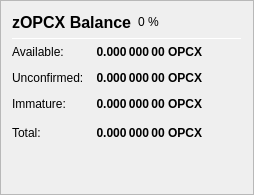
                   <widget class="QFrame" name="frame_ZerocoinBalances">
                    <property name="frameShape">
                     <enum>QFrame::StyledPanel</enum>
                    </property>
                    <property name="frameShadow">
                     <enum>QFrame::Raised</enum>
                    </property>
                    <layout class="QVBoxLayout" name="verticalLayout_7">
                     <item>
                      <layout class="QHBoxLayout" name="horizontalLayout_8" stretch="0">
                       <item>
                        <widget class="QLabel" name="label_5z_3">
                         <property name="minimumSize">
                          <size>
                           <width>0</width>
                           <height>20</height>
                          </size>
                         </property>
                         <property name="font">
                          <font>
                           <pointsize>12</pointsize>
                           <weight>75</weight>
                           <bold>true</bold>
                          </font>
                         </property>
                         <property name="text">
                          <string>zOPCX Balance</string>
                         </property>
                        </widget>
                       </item>
                       <item>
                        <widget class="QLabel" name="labelzPIVPercent">
                         <property name="text">
                          <string notr="true">0 %</string>
                         </property>
                        </widget>
                       </item>
                       <item>
                        <spacer name="horizontalSpacer_11">
                         <property name="orientation">
                          <enum>Qt::Horizontal</enum>
                         </property>
                         <property name="sizeHint" stdset="0">
                          <size>
                           <width>40</width>
                           <height>20</height>
                          </size>
                         </property>
                        </spacer>
                       </item>
                      </layout>
                     </item>
                     <item>
                      <widget class="Line" name="line_ZerocoinBalance">
                       <property name="minimumSize">
                        <size>
                         <width>0</width>
                         <height>1</height>
                        </size>
                       </property>
                       <property name="maximumSize">
                        <size>
                         <width>16777215</width>
                         <height>1</height>
                        </size>
                       </property>
                       <property name="orientation">
                        <enum>Qt::Horizontal</enum>
                       </property>
                      </widget>
                     </item>
                     <item>
                      <layout class="QGridLayout" name="gridLayout_5">
                       <property name="spacing">
                        <number>12</number>
                       </property>
                       <item row="1" column="0">
                        <widget class="QLabel" name="labelzBalanceMatureText">
                         <property name="toolTip">
                          <string>Mature: more than 20 confirmation and more than 3 mints of the same denomination after it was minted.
These zOPCX are spendable.</string>
                         </property>
                         <property name="text">
                          <string>Available:</string>
                         </property>
                        </widget>
                       </item>
                       <item row="1" column="1">
                        <widget class="QLabel" name="labelzBalanceMature">
                         <property name="font">
                          <font>
                           <weight>75</weight>
                           <bold>true</bold>
                          </font>
                         </property>
                         <property name="toolTip">
                          <string>Mature: more than 20 confirmation and more than 3 mints of the same denomination after it was minted.
These zOPCX are spendable.</string>
                         </property>
                         <property name="text">
                          <string notr="true">0.000 000 00 OPCX</string>
                         </property>
                         <property name="alignment">
                          <set>Qt::AlignRight|Qt::AlignTrailing|Qt::AlignVCenter</set>
                         </property>
                        </widget>
                       </item>
                       <item row="2" column="0">
                        <widget class="QLabel" name="labelzBalanceUnconfirmedText">
                         <property name="toolTip">
                          <string>Unconfirmed: less than 20 confirmations
Immature: confirmed, but less than 3 mints of the same denomination after it was minted</string>
                         </property>
                         <property name="text">
                          <string>Unconfirmed:</string>
                         </property>
                        </widget>
                       </item>
                       <item row="2" column="1">
                        <widget class="QLabel" name="labelzBalanceUnconfirmed">
                         <property name="font">
                          <font>
                           <weight>75</weight>
                           <bold>true</bold>
                          </font>
                         </property>
                         <property name="toolTip">
                          <string>Unconfirmed: less than 20 confirmations
Immature: confirmed, but less than 3 mints of the same denomination after it was minted</string>
                         </property>
                         <property name="text">
                          <string notr="true">0.000 000 00 OPCX</string>
                         </property>
                         <property name="alignment">
                          <set>Qt::AlignRight|Qt::AlignTrailing|Qt::AlignVCenter</set>
                         </property>
                        </widget>
                       </item>
                       <item row="3" column="0">
                        <widget class="QLabel" name="labelzBalanceImmatureText">
                         <property name="toolTip">
                          <string>Unconfirmed: less than 20 confirmations
Immature: confirmed, but less than 3 mints of the same denomination after it was minted</string>
                         </property>
                         <property name="text">
                          <string>Immature:</string>
                         </property>
                        </widget>
                       </item>
                       <item row="3" column="1">
                        <widget class="QLabel" name="labelzBalanceImmature">
                         <property name="font">
                          <font>
                           <weight>75</weight>
                           <bold>true</bold>
                          </font>
                         </property>
                         <property name="toolTip">
                          <string>Unconfirmed: less than 20 confirmations
Immature: confirmed, but less than 3 mints of the same denomination after it was minted</string>
                         </property>
                         <property name="text">
                          <string notr="true">0.000 000 00 OPCX</string>
                         </property>
                         <property name="alignment">
                          <set>Qt::AlignRight|Qt::AlignTrailing|Qt::AlignVCenter</set>
                         </property>
                        </widget>
                       </item>
                       <item row="4" column="0">
                        <widget class="QLabel" name="labelzBalanceText">
                         <property name="toolTip">
                          <string>Your current zOPCX balance, unconfirmed and immature zOPCX included.</string>
                         </property>
                         <property name="text">
                          <string>Total:</string>
                         </property>
                        </widget>
                       </item>
                       <item row="4" column="1">
                        <widget class="QLabel" name="labelzBalance">
                         <property name="font">
                          <font>
                           <weight>75</weight>
                           <bold>true</bold>
                          </font>
                         </property>
                         <property name="cursor">
                          <cursorShape>IBeamCursor</cursorShape>
                         </property>
                         <property name="toolTip">
                          <string>Your current zOPCX balance, unconfirmed and immature zOPCX included.</string>
                         </property>
                         <property name="text">
                          <string notr="true">0.000 000 00 OPCX</string>
                         </property>
                         <property name="alignment">
                          <set>Qt::AlignRight|Qt::AlignTrailing|Qt::AlignVCenter</set>
                         </property>
                         <property name="textInteractionFlags">
                          <set>Qt::LinksAccessibleByMouse|Qt::TextSelectableByKeyboard|Qt::TextSelectableByMouse</set>
                         </property>
                        </widget>
                       </item>
                       <item row="4" column="2">
                        <spacer name="horizontalSpacer_4">
                         <property name="orientation">
                          <enum>Qt::Horizontal</enum>
                         </property>
                         <property name="sizeHint" stdset="0">
                          <size>
                           <width>40</width>
                           <height>20</height>
                          </size>
                         </property>
                        </spacer>
                       </item>
                      </layout>
                     </item>
                     <item>
                      <spacer name="verticalSpacer_4">
                       <property name="orientation">
                        <enum>Qt::Vertical</enum>
                       </property>
                       <property name="sizeHint" stdset="0">
                        <size>
                         <width>20</width>
                         <height>40</height>
                        </size>
                       </property>
                      </spacer>
                     </item>
                    </layout>
                   </widget>
